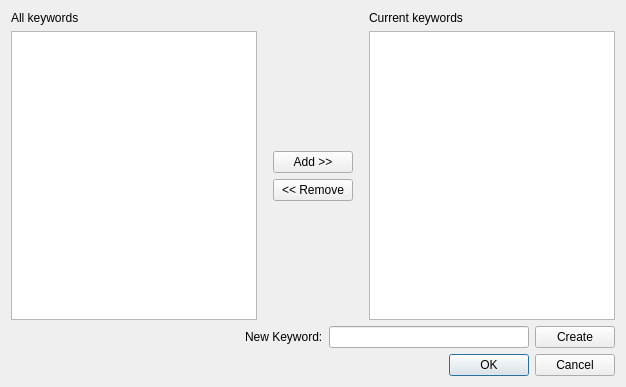
<?xml version="1.0" encoding="UTF-8"?>
<ui version="4.0">
 <class>KeywordsDialog_q</class>
 <widget class="QDialog" name="KeywordsDialog_q">
  <property name="geometry">
   <rect>
    <x>0</x>
    <y>0</y>
    <width>626</width>
    <height>387</height>
   </rect>
  </property>
  <property name="windowTitle">
   <string>Dialog</string>
  </property>
  <layout class="QGridLayout" name="gridLayout_2">
   <item row="0" column="0">
    <layout class="QGridLayout" name="gridLayout">
     <item row="0" column="0">
      <widget class="QLabel" name="label">
       <property name="text">
        <string>All keywords</string>
       </property>
      </widget>
     </item>
     <item row="1" column="0">
      <widget class="QListView" name="allKeywordsListView">
       <property name="editTriggers">
        <set>QAbstractItemView::NoEditTriggers</set>
       </property>
       <property name="selectionMode">
        <enum>QAbstractItemView::ExtendedSelection</enum>
       </property>
      </widget>
     </item>
     <item row="1" column="1">
      <layout class="QVBoxLayout" name="verticalLayout">
       <property name="leftMargin">
        <number>10</number>
       </property>
       <property name="rightMargin">
        <number>10</number>
       </property>
       <item>
        <spacer name="verticalSpacer">
         <property name="orientation">
          <enum>Qt::Vertical</enum>
         </property>
         <property name="sizeHint" stdset="0">
          <size>
           <width>20</width>
           <height>40</height>
          </size>
         </property>
        </spacer>
       </item>
       <item>
        <widget class="QPushButton" name="addKeywordButton">
         <property name="sizePolicy">
          <sizepolicy hsizetype="Fixed" vsizetype="Fixed">
           <horstretch>0</horstretch>
           <verstretch>0</verstretch>
          </sizepolicy>
         </property>
         <property name="text">
          <string>Add &gt;&gt;</string>
         </property>
        </widget>
       </item>
       <item>
        <widget class="QPushButton" name="removeKeywordButton">
         <property name="text">
          <string>&lt;&lt; Remove</string>
         </property>
        </widget>
       </item>
       <item>
        <spacer name="verticalSpacer_2">
         <property name="orientation">
          <enum>Qt::Vertical</enum>
         </property>
         <property name="sizeHint" stdset="0">
          <size>
           <width>20</width>
           <height>40</height>
          </size>
         </property>
        </spacer>
       </item>
      </layout>
     </item>
     <item row="1" column="2">
      <widget class="QListView" name="currKeywordsListView">
       <property name="sizePolicy">
        <sizepolicy hsizetype="Expanding" vsizetype="Expanding">
         <horstretch>0</horstretch>
         <verstretch>1</verstretch>
        </sizepolicy>
       </property>
       <property name="editTriggers">
        <set>QAbstractItemView::NoEditTriggers</set>
       </property>
       <property name="selectionMode">
        <enum>QAbstractItemView::ExtendedSelection</enum>
       </property>
      </widget>
     </item>
     <item row="0" column="2">
      <widget class="QLabel" name="label_2">
       <property name="text">
        <string>Current keywords</string>
       </property>
      </widget>
     </item>
    </layout>
   </item>
   <item row="1" column="0">
    <layout class="QHBoxLayout" name="horizontalLayout">
     <item>
      <spacer name="horizontalSpacer">
       <property name="orientation">
        <enum>Qt::Horizontal</enum>
       </property>
       <property name="sizeHint" stdset="0">
        <size>
         <width>13</width>
         <height>20</height>
        </size>
       </property>
      </spacer>
     </item>
     <item>
      <widget class="QLabel" name="label_3">
       <property name="text">
        <string>New Keyword:</string>
       </property>
      </widget>
     </item>
     <item>
      <widget class="QLineEdit" name="newKeywordLineEdit">
       <property name="sizePolicy">
        <sizepolicy hsizetype="Fixed" vsizetype="Fixed">
         <horstretch>0</horstretch>
         <verstretch>0</verstretch>
        </sizepolicy>
       </property>
       <property name="minimumSize">
        <size>
         <width>200</width>
         <height>0</height>
        </size>
       </property>
      </widget>
     </item>
     <item>
      <widget class="QPushButton" name="newKeywordButton">
       <property name="sizePolicy">
        <sizepolicy hsizetype="Minimum" vsizetype="Fixed">
         <horstretch>0</horstretch>
         <verstretch>0</verstretch>
        </sizepolicy>
       </property>
       <property name="text">
        <string>Create</string>
       </property>
      </widget>
     </item>
    </layout>
   </item>
   <item row="2" column="0">
    <widget class="QDialogButtonBox" name="buttonBox">
     <property name="orientation">
      <enum>Qt::Horizontal</enum>
     </property>
     <property name="standardButtons">
      <set>QDialogButtonBox::Cancel|QDialogButtonBox::Ok</set>
     </property>
    </widget>
   </item>
  </layout>
 </widget>
 <resources/>
 <connections>
  <connection>
   <sender>buttonBox</sender>
   <signal>accepted()</signal>
   <receiver>KeywordsDialog_q</receiver>
   <slot>accept()</slot>
   <hints>
    <hint type="sourcelabel">
     <x>248</x>
     <y>254</y>
    </hint>
    <hint type="destinationlabel">
     <x>157</x>
     <y>274</y>
    </hint>
   </hints>
  </connection>
  <connection>
   <sender>buttonBox</sender>
   <signal>rejected()</signal>
   <receiver>KeywordsDialog_q</receiver>
   <slot>reject()</slot>
   <hints>
    <hint type="sourcelabel">
     <x>316</x>
     <y>260</y>
    </hint>
    <hint type="destinationlabel">
     <x>286</x>
     <y>274</y>
    </hint>
   </hints>
  </connection>
 </connections>
</ui>
